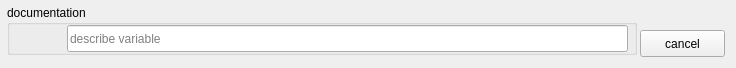
<?xml version="1.0" encoding="UTF-8"?>
<ui version="4.0">
 <class>DocumentationDialog</class>
 <widget class="QDialog" name="DocumentationDialog">
  <property name="windowModality">
   <enum>Qt::ApplicationModal</enum>
  </property>
  <property name="geometry">
   <rect>
    <x>0</x>
    <y>0</y>
    <width>736</width>
    <height>68</height>
   </rect>
  </property>
  <property name="modal">
   <bool>false</bool>
  </property>
  <widget class="QGroupBox" name="groupDocumentation">
   <property name="geometry">
    <rect>
     <x>7</x>
     <y>5</y>
     <width>630</width>
     <height>50</height>
    </rect>
   </property>
   <property name="title">
    <string>documentation</string>
   </property>
   <widget class="QLineEdit" name="lineDocumentation">
    <property name="geometry">
     <rect>
      <x>60</x>
      <y>20</y>
      <width>561</width>
      <height>27</height>
     </rect>
    </property>
    <property name="text">
     <string/>
    </property>
    <property name="placeholderText">
     <string>describe variable</string>
    </property>
   </widget>
  </widget>
  <widget class="QPushButton" name="pushCancle">
   <property name="geometry">
    <rect>
     <x>640</x>
     <y>30</y>
     <width>85</width>
     <height>27</height>
    </rect>
   </property>
   <property name="focusPolicy">
    <enum>Qt::NoFocus</enum>
   </property>
   <property name="text">
    <string>cancel</string>
   </property>
  </widget>
 </widget>
 <tabstops>
  <tabstop>lineDocumentation</tabstop>
 </tabstops>
 <resources/>
 <connections/>
</ui>
